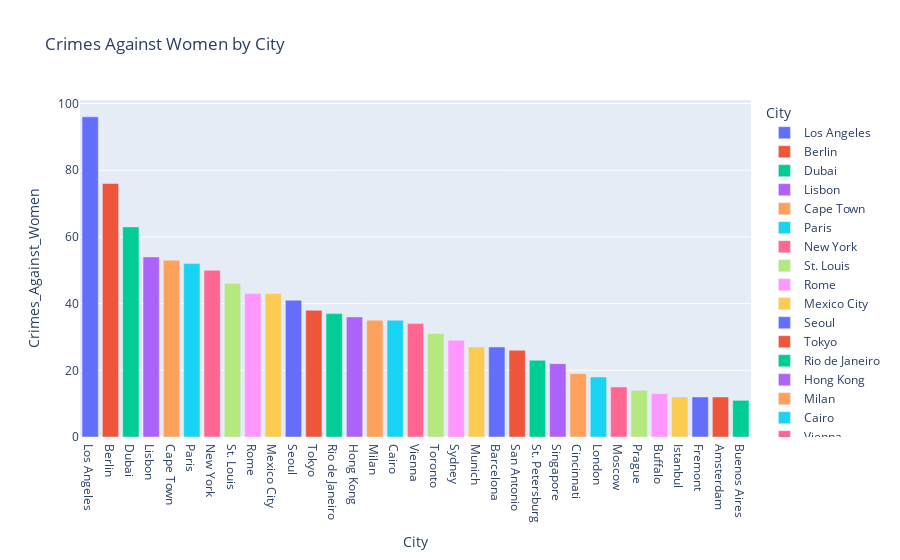

Notebook code cell kept with this figure:
### Markdown cell above
### Crimes Against Women by City

### Code cell
import plotly.express as px

query = """SELECT City, SUM(NoOfCrimesAgainstWomen) AS Crimes_Against_Women
FROM Crime_Data
GROUP BY City
ORDER BY Crimes_Against_Women DESC;"""
df = pd.read_sql(query, engine)


# Create a bar chart
fig = px.bar(df, x='City', y='Crimes_Against_Women', color='City', title='Crimes Against Women by City')
fig.show()

### Figure 1 — Plotly figure (JSON) as saved in the notebook; plotly's stock layout.template omitted (floating-point values rounded to 4 significant figures)
{"data": [{"alignmentgroup": "True", "hovertemplate": "City=%{x}<br>Crimes_Against_Women=%{y}<extra></extra>", "legendgroup": "Los Angeles", "marker": {"color": "#636efa", "pattern": {"shape": ""}}, "name": "Los Angeles", "offsetgroup": "Los Angeles", "orientation": "v", "showlegend": true, "textposition": "auto", "type": "bar", "x": ["Los Angeles"], "xaxis": "x", "y": [96], "yaxis": "y"}, {"alignmentgroup": "True", "hovertemplate": "City=%{x}<br>Crimes_Against_Women=%{y}<extra></extra>", "legendgroup": "Berlin", "marker": {"color": "#EF553B", "pattern": {"shape": ""}}, "name": "Berlin", "offsetgroup": "Berlin", "orientation": "v", "showlegend": true, "textposition": "auto", "type": "bar", "x": ["Berlin"], "xaxis": "x", "y": [76], "yaxis": "y"}, {"alignmentgroup": "True", "hovertemplate": "City=%{x}<br>Crimes_Against_Women=%{y}<extra></extra>", "legendgroup": "Dubai", "marker": {"color": "#00cc96", "pattern": {"shape": ""}}, "name": "Dubai", "offsetgroup": "Dubai", "orientation": "v", "showlegend": true, "textposition": "auto", "type": "bar", "x": ["Dubai"], "xaxis": "x", "y": [63], "yaxis": "y"}, {"alignmentgroup": "True", "hovertemplate": "City=%{x}<br>Crimes_Against_Women=%{y}<extra></extra>", "legendgroup": "Lisbon", "marker": {"color": "#ab63fa", "pattern": {"shape": ""}}, "name": "Lisbon", "offsetgroup": "Lisbon", "orientation": "v", "showlegend": true, "textposition": "auto", "type": "bar", "x": ["Lisbon"], "xaxis": "x", "y": [54], "yaxis": "y"}, {"alignmentgroup": "True", "hovertemplate": "City=%{x}<br>Crimes_Against_Women=%{y}<extra></extra>", "legendgroup": "Cape Town", "marker": {"color": "#FFA15A", "pattern": {"shape": ""}}, "name": "Cape Town", "offsetgroup": "Cape Town", "orientation": "v", "showlegend": true, "textposition": "auto", "type": "bar", "x": ["Cape Town"], "xaxis": "x", "y": [53], "yaxis": "y"}, {"alignmentgroup": "True", "hovertemplate": "City=%{x}<br>Crimes_Against_Women=%{y}<extra></extra>", "legendgroup": "Paris", "marker": {"color": "#19d3f3", "pattern": {"shape": ""}}, "name": "Paris", "offsetgroup": "Paris", "orientation": "v", "showlegend": true, "textposition": "auto", "type": "bar", "x": ["Paris"], "xaxis": "x", "y": [52], "yaxis": "y"}, {"alignmentgroup": "True", "hovertemplate": "City=%{x}<br>Crimes_Against_Women=%{y}<extra></extra>", "legendgroup": "New York", "marker": {"color": "#FF6692", "pattern": {"shape": ""}}, "name": "New York", "offsetgroup": "New York", "orientation": "v", "showlegend": true, "textposition": "auto", "type": "bar", "x": ["New York"], "xaxis": "x", "y": [50], "yaxis": "y"}, {"alignmentgroup": "True", "hovertemplate": "City=%{x}<br>Crimes_Against_Women=%{y}<extra></extra>", "legendgroup": "St. Louis", "marker": {"color": "#B6E880", "pattern": {"shape": ""}}, "name": "St. Louis", "offsetgroup": "St. Louis", "orientation": "v", "showlegend": true, "textposition": "auto", "type": "bar", "x": ["St. Louis"], "xaxis": "x", "y": [46], "yaxis": "y"}, {"alignmentgroup": "True", "hovertemplate": "City=%{x}<br>Crimes_Against_Women=%{y}<extra></extra>", "legendgroup": "Rome", "marker": {"color": "#FF97FF", "pattern": {"shape": ""}}, "name": "Rome", "offsetgroup": "Rome", "orientation": "v", "showlegend": true, "textposition": "auto", "type": "bar", "x": ["Rome"], "xaxis": "x", "y": [43], "yaxis": "y"}, {"alignmentgroup": "True", "hovertemplate": "City=%{x}<br>Crimes_Against_Women=%{y}<extra></extra>", "legendgroup": "Mexico City", "marker": {"color": "#FECB52", "pattern": {"shape": ""}}, "name": "Mexico City", "offsetgroup": "Mexico City", "orientation": "v", "showlegend": true, "textposition": "auto", "type": "bar", "x": ["Mexico City"], "xaxis": "x", "y": [43], "yaxis": "y"}, {"alignmentgroup": "True", "hovertemplate": "City=%{x}<br>Crimes_Against_Women=%{y}<extra></extra>", "legendgroup": "Seoul", "marker": {"color": "#636efa", "pattern": {"shape": ""}}, "name": "Seoul", "offsetgroup": "Seoul", "orientation": "v", "showlegend": true, "textposition": "auto", "type": "bar", "x": ["Seoul"], "xaxis": "x", "y": [41], "yaxis": "y"}, {"alignmentgroup": "True", "hovertemplate": "City=%{x}<br>Crimes_Against_Women=%{y}<extra></extra>", "legendgroup": "Tokyo", "marker": {"color": "#EF553B", "pattern": {"shape": ""}}, "name": "Tokyo", "offsetgroup": "Tokyo", "orientation": "v", "showlegend": true, "textposition": "auto", "type": "bar", "x": ["Tokyo"], "xaxis": "x", "y": [38], "yaxis": "y"}, {"alignmentgroup": "True", "hovertemplate": "City=%{x}<br>Crimes_Against_Women=%{y}<extra></extra>", "legendgroup": "Rio de Janeiro", "marker": {"color": "#00cc96", "pattern": {"shape": ""}}, "name": "Rio de Janeiro", "offsetgroup": "Rio de Janeiro", "orientation": "v", "showlegend": true, "textposition": "auto", "type": "bar", "x": ["Rio de Janeiro"], "xaxis": "x", "y": [37], "yaxis": "y"}, {"alignmentgroup": "True", "hovertemplate": "City=%{x}<br>Crimes_Against_Women=%{y}<extra></extra>", "legendgroup": "Hong Kong", "marker": {"color": "#ab63fa", "pattern": {"shape": ""}}, "name": "Hong Kong", "offsetgroup": "Hong Kong", "orientation": "v", "showlegend": true, "textposition": "auto", "type": "bar", "x": ["Hong Kong"], "xaxis": "x", "y": [36], "yaxis": "y"}, {"alignmentgroup": "True", "hovertemplate": "City=%{x}<br>Crimes_Against_Women=%{y}<extra></extra>", "legendgroup": "Milan", "marker": {"color": "#FFA15A", "pattern": {"shape": ""}}, "name": "Milan", "offsetgroup": "Milan", "orientation": "v", "showlegend": true, "textposition": "auto", "type": "bar", "x": ["Milan"], "xaxis": "x", "y": [35], "yaxis": "y"}, {"alignmentgroup": "True", "hovertemplate": "City=%{x}<br>Crimes_Against_Women=%{y}<extra></extra>", "legendgroup": "Cairo", "marker": {"color": "#19d3f3", "pattern": {"shape": ""}}, "name": "Cairo", "offsetgroup": "Cairo", "orientation": "v", "showlegend": true, "textposition": "auto", "type": "bar", "x": ["Cairo"], "xaxis": "x", "y": [35], "yaxis": "y"}, {"alignmentgroup": "True", "hovertemplate": "City=%{x}<br>Crimes_Against_Women=%{y}<extra></extra>", "legendgroup": "Vienna", "marker": {"color": "#FF6692", "pattern": {"shape": ""}}, "name": "Vienna", "offsetgroup": "Vienna", "orientation": "v", "showlegend": true, "textposition": "auto", "type": "bar", "x": ["Vienna"], "xaxis": "x", "y": [34], "yaxis": "y"}, {"alignmentgroup": "True", "hovertemplate": "City=%{x}<br>Crimes_Against_Women=%{y}<extra></extra>", "legendgroup": "Toronto", "marker": {"color": "#B6E880", "pattern": {"shape": ""}}, "name": "Toronto", "offsetgroup": "Toronto", "orientation": "v", "showlegend": true, "textposition": "auto", "type": "bar", "x": ["Toronto"], "xaxis": "x", "y": [31], "yaxis": "y"}, {"alignmentgroup": "True", "hovertemplate": "City=%{x}<br>Crimes_Against_Women=%{y}<extra></extra>", "legendgroup": "Sydney", "marker": {"color": "#FF97FF", "pattern": {"shape": ""}}, "name": "Sydney", "offsetgroup": "Sydney", "orientation": "v", "showlegend": true, "textposition": "auto", "type": "bar", "x": ["Sydney"], "xaxis": "x", "y": [29], "yaxis": "y"}, {"alignmentgroup": "True", "hovertemplate": "City=%{x}<br>Crimes_Against_Women=%{y}<extra></extra>", "legendgroup": "Munich", "marker": {"color": "#FECB52", "pattern": {"shape": ""}}, "name": "Munich", "offsetgroup": "Munich", "orientation": "v", "showlegend": true, "textposition": "auto", "type": "bar", "x": ["Munich"], "xaxis": "x", "y": [27], "yaxis": "y"}, {"alignmentgroup": "True", "hovertemplate": "City=%{x}<br>Crimes_Against_Women=%{y}<extra></extra>", "legendgroup": "Barcelona", "marker": {"color": "#636efa", "pattern": {"shape": ""}}, "name": "Barcelona", "offsetgroup": "Barcelona", "orientation": "v", "showlegend": true, "textposition": "auto", "type": "bar", "x": ["Barcelona"], "xaxis": "x", "y": [27], "yaxis": "y"}, {"alignmentgroup": "True", "hovertemplate": "City=%{x}<br>Crimes_Against_Women=%{y}<extra></extra>", "legendgroup": "San Antonio", "marker": {"color": "#EF553B", "pattern": {"shape": ""}}, "name": "San Antonio", "offsetgroup": "San Antonio", "orientation": "v", "showlegend": true, "textposition": "auto", "type": "bar", "x": ["San Antonio"], "xaxis": "x", "y": [26], "yaxis": "y"}, {"alignmentgroup": "True", "hovertemplate": "City=%{x}<br>Crimes_Against_Women=%{y}<extra></extra>", "legendgroup": "St. Petersburg", "marker": {"color": "#00cc96", "pattern": {"shape": ""}}, "name": "St. Petersburg", "offsetgroup": "St. Petersburg", "orientation": "v", "showlegend": true, "textposition": "auto", "type": "bar", "x": ["St. Petersburg"], "xaxis": "x", "y": [23], "yaxis": "y"}, {"alignmentgroup": "True", "hovertemplate": "City=%{x}<br>Crimes_Against_Women=%{y}<extra></extra>", "legendgroup": "Singapore", "marker": {"color": "#ab63fa", "pattern": {"shape": ""}}, "name": "Singapore", "offsetgroup": "Singapore", "orientation": "v", "showlegend": true, "textposition": "auto", "type": "bar", "x": ["Singapore"], "xaxis": "x", "y": [22], "yaxis": "y"}, {"alignmentgroup": "True", "hovertemplate": "City=%{x}<br>Crimes_Against_Women=%{y}<extra></extra>", "legendgroup": "Cincinnati", "marker": {"color": "#FFA15A", "pattern": {"shape": ""}}, "name": "Cincinnati", "offsetgroup": "Cincinnati", "orientation": "v", "showlegend": true, "textposition": "auto", "type": "bar", "x": ["Cincinnati"], "xaxis": "x", "y": [19], "yaxis": "y"}, {"alignmentgroup": "True", "hovertemplate": "City=%{x}<br>Crimes_Against_Women=%{y}<extra></extra>", "legendgroup": "London", "marker": {"color": "#19d3f3", "pattern": {"shape": ""}}, "name": "London", "offsetgroup": "London", "orientation": "v", "showlegend": true, "textposition": "auto", "type": "bar", "x": ["London"], "xaxis": "x", "y": [18], "yaxis": "y"}, {"alignmentgroup": "True", "hovertemplate": "City=%{x}<br>Crimes_Against_Women=%{y}<extra></extra>", "legendgroup": "Moscow", "marker": {"color": "#FF6692", "pattern": {"shape": ""}}, "name": "Moscow", "offsetgroup": "Moscow", "orientation": "v", "showlegend": true, "textposition": "auto", "type": "bar", "x": ["Moscow"], "xaxis": "x", "y": [15], "yaxis": "y"}, {"alignmentgroup": "True", "hovertemplate": "City=%{x}<br>Crimes_Against_Women=%{y}<extra></extra>", "legendgroup": "Prague", "marker": {"color": "#B6E880", "pattern": {"shape": ""}}, "name": "Prague", "offsetgroup": "Prague", "orientation": "v", "showlegend": true, "textposition": "auto", "type": "bar", "x": ["Prague"], "xaxis": "x", "y": [14], "yaxis": "y"}, {"alignmentgroup": "True", "hovertemplate": "City=%{x}<br>Crimes_Against_Women=%{y}<extra></extra>", "legendgroup": "Buffalo", "marker": {"color": "#FF97FF", "pattern": {"shape": ""}}, "name": "Buffalo", "offsetgroup": "Buffalo", "orientation": "v", "showlegend": true, "textposition": "auto", "type": "bar", "x": ["Buffalo"], "xaxis": "x", "y": [13], "yaxis": "y"}, {"alignmentgroup": "True", "hovertemplate": "City=%{x}<br>Crimes_Against_Women=%{y}<extra></extra>", "legendgroup": "Istanbul", "marker": {"color": "#FECB52", "pattern": {"shape": ""}}, "name": "Istanbul", "offsetgroup": "Istanbul", "orientation": "v", "showlegend": true, "textposition": "auto", "type": "bar", "x": ["Istanbul"], "xaxis": "x", "y": [12], "yaxis": "y"}, {"alignmentgroup": "True", "hovertemplate": "City=%{x}<br>Crimes_Against_Women=%{y}<extra></extra>", "legendgroup": "Fremont", "marker": {"color": "#636efa", "pattern": {"shape": ""}}, "name": "Fremont", "offsetgroup": "Fremont", "orientation": "v", "showlegend": true, "textposition": "auto", "type": "bar", "x": ["Fremont"], "xaxis": "x", "y": [12], "yaxis": "y"}, {"alignmentgroup": "True", "hovertemplate": "City=%{x}<br>Crimes_Against_Women=%{y}<extra></extra>", "legendgroup": "Amsterdam", "marker": {"color": "#EF553B", "pattern": {"shape": ""}}, "name": "Amsterdam", "offsetgroup": "Amsterdam", "orientation": "v", "showlegend": true, "textposition": "auto", "type": "bar", "x": ["Amsterdam"], "xaxis": "x", "y": [12], "yaxis": "y"}, {"alignmentgroup": "True", "hovertemplate": "City=%{x}<br>Crimes_Against_Women=%{y}<extra></extra>", "legendgroup": "Buenos Aires", "marker": {"color": "#00cc96", "pattern": {"shape": ""}}, "name": "Buenos Aires", "offsetgroup": "Buenos Aires", "orientation": "v", "showlegend": true, "textposition": "auto", "type": "bar", "x": ["Buenos Aires"], "xaxis": "x", "y": [11], "yaxis": "y"}], "layout": {"autosize": true, "barmode": "relative", "legend": {"title": {"text": "City"}, "tracegroupgap": 0}, "title": {"text": "Crimes Against Women by City"}, "xaxis": {"anchor": "y", "autorange": true, "categoryarray": ["Los Angeles", "Berlin", "Dubai", "Lisbon", "Cape Town", "Paris", "New York", "St. Louis", "Rome", "Mexico City", "Seoul", "Tokyo", "Rio de Janeiro", "Hong Kong", "Milan", "Cairo", "Vienna", "Toronto", "Sydney", "Munich", "Barcelona", "San Antonio", "St. Petersburg", "Singapore", "Cincinnati", "London", "Moscow", "Prague", "Buffalo", "Istanbul", "Fremont", "Amsterdam", "Buenos Aires"], "categoryorder": "array", "domain": [0, 1], "range": [-0.5, 32.5], "title": {"text": "City"}, "type": "category"}, "yaxis": {"anchor": "x", "autorange": true, "domain": [0, 1], "range": [0, 101.1], "title": {"text": "Crimes_Against_Women"}, "type": "linear"}}}
